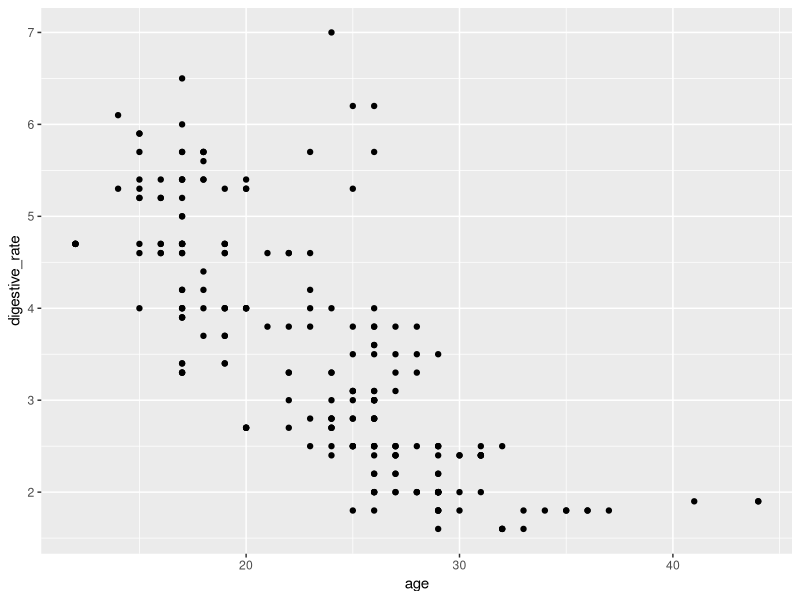
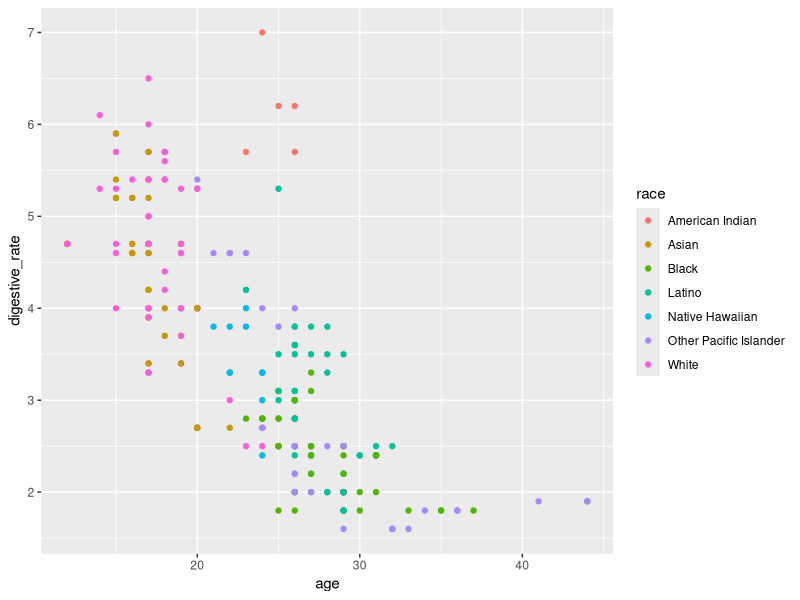
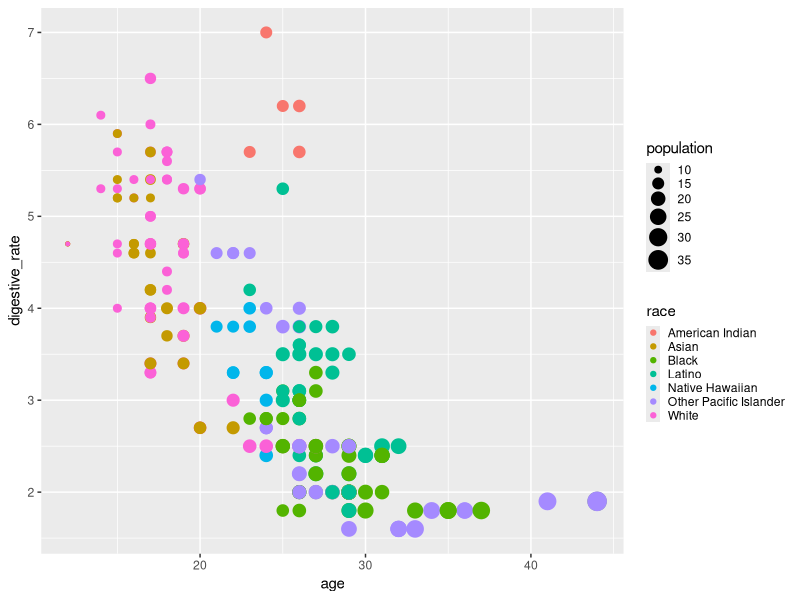
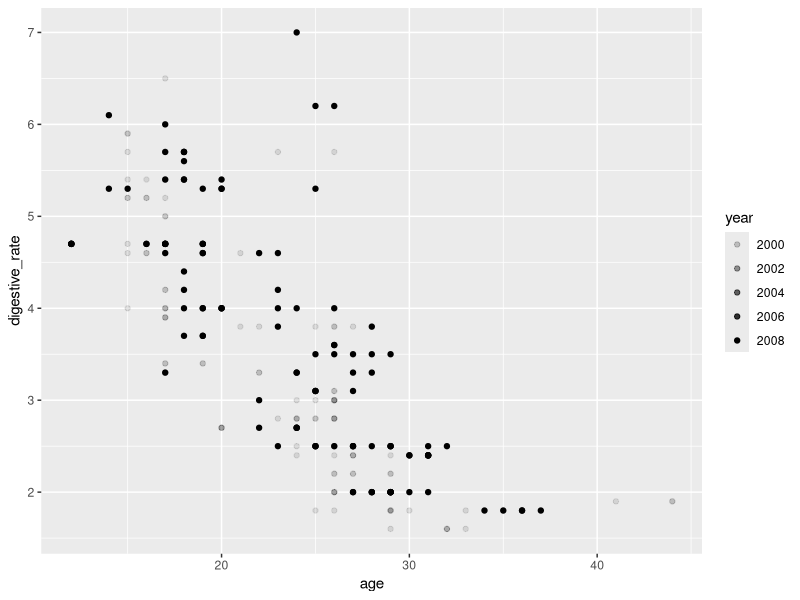
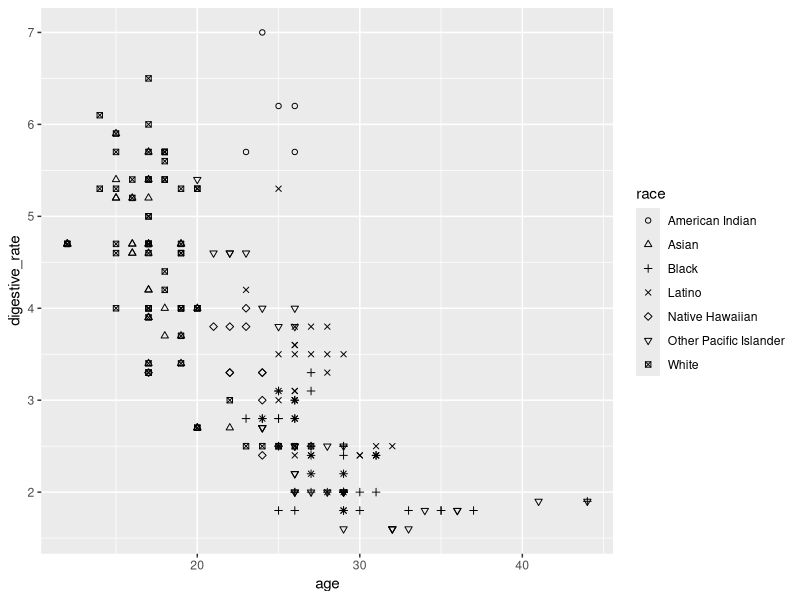
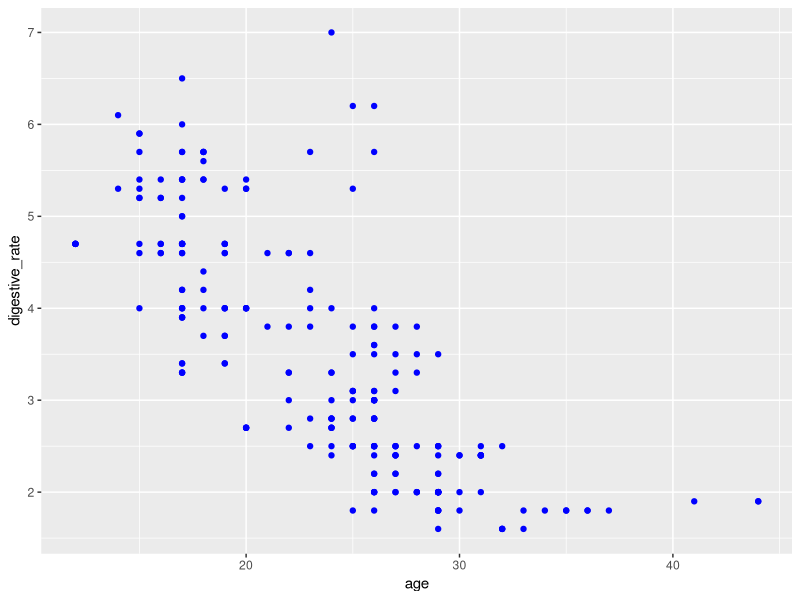
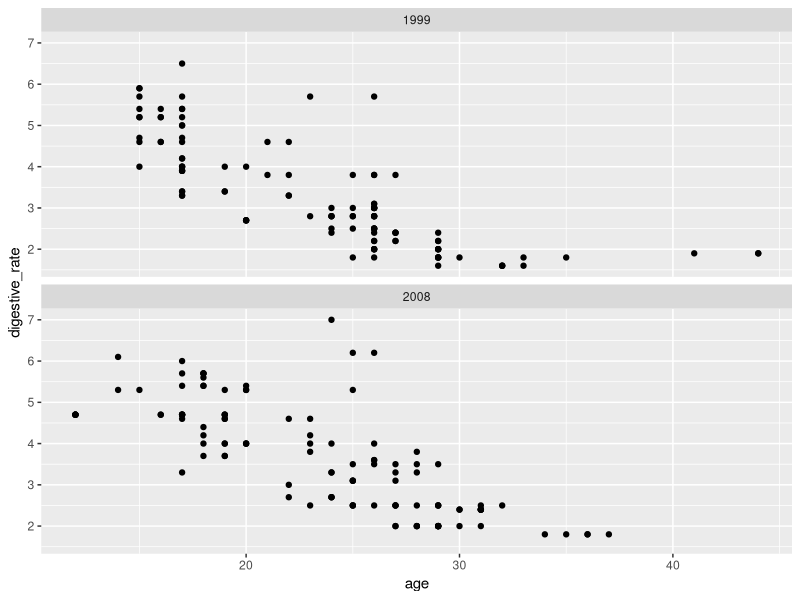
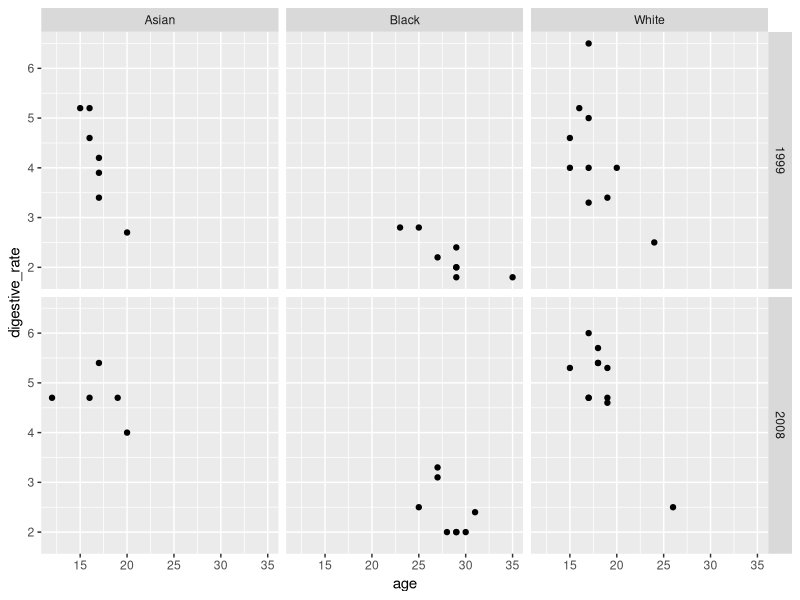

Generate these figures, in order, with R:
## ---- chunk 1
knitr::opts_chunk$set(
  fig.width = 5, fig.height = 3.5, fig.align = 'center',
  cache = TRUE)
## ---- chunk 2
    library("tidyverse")
## ---- chunk 3
library(plyr)
dat=mpg
colnames(dat)[3:11]=c("digestive_rate","year","cyl","trans","drv","population","age","fl","race")
dat$race=mapvalues(dat$race, from = c("2seater", "compact","midsize","minivan","pickup","subcompact","suv"), to = c("American Indian", "Black","Latino","Native Hawaiian","Asian","Other Pacific Islander","White"))
dat
## ---- chunk 4
ggplot(data = dat) +
geom_point(mapping = aes(x = age, y = digestive_rate))
## ---- chunk 5
ggplot(data = dat) +
geom_point(mapping = aes(x = age, y = digestive_rate, color = race))
## ---- chunk 6
ggplot(data = dat) +
geom_point(mapping = aes(x = age, y = digestive_rate, color = race,size=population)) +
theme(legend.key.size = unit(0.35, "cm"))  
## ---- chunk 7
ggplot(data = dat) +
geom_point(mapping = aes(x = age, y = digestive_rate, alpha = year))
## ---- chunk 8
ggplot(data = dat) +
geom_point(mapping = aes(x = age, y = digestive_rate, shape = race))+
  scale_shape_manual(values=1:7)
## ---- chunk 9
ggplot(data = dat) + 
geom_point(mapping = aes(x = age, y = digestive_rate), color = "blue")
## ---- chunk 10
ggplot(data = dat) +
geom_point(mapping = aes(x = age, y = digestive_rate)) +
facet_wrap(~ year, nrow = 2)
## ---- chunk 11
ggplot(data = dat[dat$race==c("Black","White","Asian"),]) +
geom_point(mapping = aes(x = age, y = digestive_rate)) + 
facet_grid(year ~ race )
## ---- chunk 12
ggplot(data = mpg) +
geom_smooth(mapping = aes(x = displ, y = hwy))
## ---- chunk 13
ggplot(data = mpg) +
geom_smooth(mapping = aes(x = displ, y = hwy, linetype = drv))
## ---- chunk 14
ggplot(data = mpg) +
geom_smooth(mapping = aes(x = displ, y = hwy, color = drv))
## ---- chunk 15
ggplot(data = mpg) +
geom_point(mapping = aes(x = displ, y = hwy)) +
geom_smooth(mapping = aes(x = displ, y = hwy))
## ---- chunk 16
ggplot(data = mpg, mapping = aes(x = displ, y = hwy)) +
geom_point() + geom_smooth()
## ---- chunk 17
ggplot(data = mpg, mapping = aes(x = displ, y = hwy)) +
geom_point(mapping = aes(color = class)) +
geom_smooth(data = filter(mpg, class == "subcompact"), se = FALSE)
## ---- chunk 18
diamonds
## ---- chunk 19
ggplot(data = diamonds) +
geom_bar(mapping = aes(x = cut))
## ---- chunk 20
ggplot(data = diamonds) +
stat_count(mapping = aes(x = cut))
## ---- chunk 21
ggplot(data = diamonds) +
geom_bar(mapping = aes(x = cut, y = ..prop.., group = 1))
## ---- chunk 22
ggplot(data = diamonds) +
geom_bar(mapping = aes(x = cut, colour = cut))
## ---- chunk 23
ggplot(data = diamonds) +
geom_bar(mapping = aes(x = cut, fill = cut))
## ---- chunk 24
ggplot(data = diamonds) +
geom_bar(mapping = aes(x = cut, fill = clarity))
## ---- chunk 25
ggplot(data = mpg) +
geom_point(mapping = aes(x = displ, y = hwy), position = "jitter")
## ---- chunk 26
ggplot(data = mpg) +
geom_jitter(mapping = aes(x = displ, y = hwy))
## ---- chunk 27
ggplot(data = diamonds) +
geom_bar(mapping = aes(x = cut, fill = clarity), position = "fill")
## ---- chunk 28
ggplot(data = diamonds) +
geom_bar(mapping = aes(x = cut, fill = clarity), position = "dodge")
## ---- chunk 29
ggplot(data = diamonds) +
geom_bar(mapping = aes(x = cut, fill = clarity), position = "stack")
## ---- chunk 30
ggplot(data = dat, aes(x = factor(year), y = age)) +
geom_boxplot() 
## ---- chunk 31
library(maps)
## ---- chunk 32
nz <- map_data("nz")
ggplot(nz, aes(long, lat, group = group)) +
geom_polygon(fill = "white", colour = "black")
## ---- chunk 33
ggplot(nz, aes(long, lat, group = group)) +
geom_polygon(fill = "white", colour = "black") +
coord_quickmap() 
## ---- chunk 34
ggplot(dat, aes(x = age, y = digestive_rate)) +
geom_point(aes(color = race)) +
geom_smooth(se = FALSE) +
labs( x = "Age (y)",y = "Digestive Rate",title = "Digestive rate decreases with age",
     subtitle = "Total sample size = 234",
caption = "Derived from the mpg data from fueleconomy.gov")+
  theme(plot.caption  = element_text(hjust=0.2))
## ---- chunk 35
df <- tibble(x = runif(10), y = runif(10))
ggplot(df, aes(x, y)) + geom_point() +
labs(
x = quote(sum(x[i] ^ 2, i == 1, n)),
y = quote(alpha + beta + frac(delta, theta))
)
## ---- chunk 36
oldest_in_race <- dat %>%
group_by(race) %>%
filter(row_number(desc(age)) == 1)
oldest_in_race
## ---- chunk 37
ggplot(dat, aes(x = age, y = digestive_rate)) +
geom_point(aes(colour = race)) +
geom_text(aes(label = year), data = oldest_in_race)
## add 'hjust=0.4,nudge_y = 1,size = 2.3' to geom_text statement
## ---- chunk 38
library("ggrepel")
## ---- chunk 39
ggplot(dat, aes(x = age, y = digestive_rate)) +
geom_point(aes(colour = race)) +
geom_point(size = 3, shape = 1, data = oldest_in_race) +
ggrepel::geom_label_repel(aes(label = year), data = oldest_in_race)
## ---- chunk 40
ggplot(dat, aes(x = age, y = digestive_rate)) +
geom_point() +
scale_y_continuous(breaks = seq(0, 10, by = 2),
labels=c("","cut1","cut2","cut3","cut4","cut5"))
## ---- chunk 41
ggplot(dat, aes(x = age, y = digestive_rate)) +
geom_point() +
scale_y_log10(breaks = c(0,3,6,9)) 
## ---- chunk 42
ggplot(dat, aes(x = age, y = digestive_rate)) +
geom_point() +
scale_x_reverse()
## ---- chunk 43
ggplot(dat, aes(x = age, y = digestive_rate)) +
geom_point(aes(color = race)) +
coord_cartesian(ylim = c(0, 7), xlim = c(10, 20))
## ---- chunk 44
ggplot(dat, aes(x = age, y = digestive_rate)) +
geom_point(aes(color = race)) +
geom_smooth() +
scale_y_continuous(limits = c(0, 7)) +
scale_x_continuous(limits = c(20, 30))
## ---- chunk 45
ggplot(dat, aes(x = age, y = digestive_rate)) +
geom_point(aes(color = race)) +
geom_smooth(se = FALSE) + 
  theme_dark() 
## ---- chunk 46
ggplot(dat, aes(x = age, y = digestive_rate)) +
geom_point(aes(colour = race)) +
theme(legend.position = "bottom",legend.direction = "horizontal",
legend.key.size = unit(1, 'lines'))
## ---- chunk 47
ggplot(dat, aes(x = age, y = digestive_rate)) + geom_point()
ggsave("my-plot.pdf")
